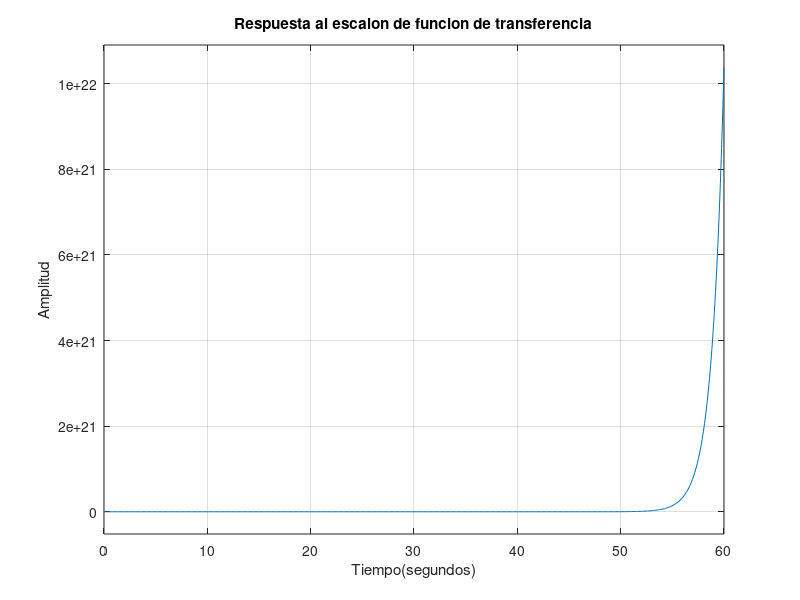

Recreate this plot in MATLAB.
% Parte 2

s = tf ('s');
Y1 = 4*s/(10*s^2 + 4);
Y2 = 3/(6*s + 16);
Y3 = (4*s + 10)/(4*s^3 + 9*s^2 + 5*s);
Y4 = 1/(7*s + 10);
Y5 =(8*s + 8)/(s^3 + 2*s^2 + 3*s);
Y6 = (3*s + 2)/(5*s^2 + 7*s + 10);

% Funcion de transferencia

H = (Y1*(1-Y3) + Y2*(1-Y3) + Y3 * Y6 * (Y4 + Y5))/(1-Y3);


figure()
step(H)
title("Respuesta al escalon de funcion de transferencia")
ylabel("Amplitud")
xlabel("Tiempo(segundos)")
grid on % activar grilla
